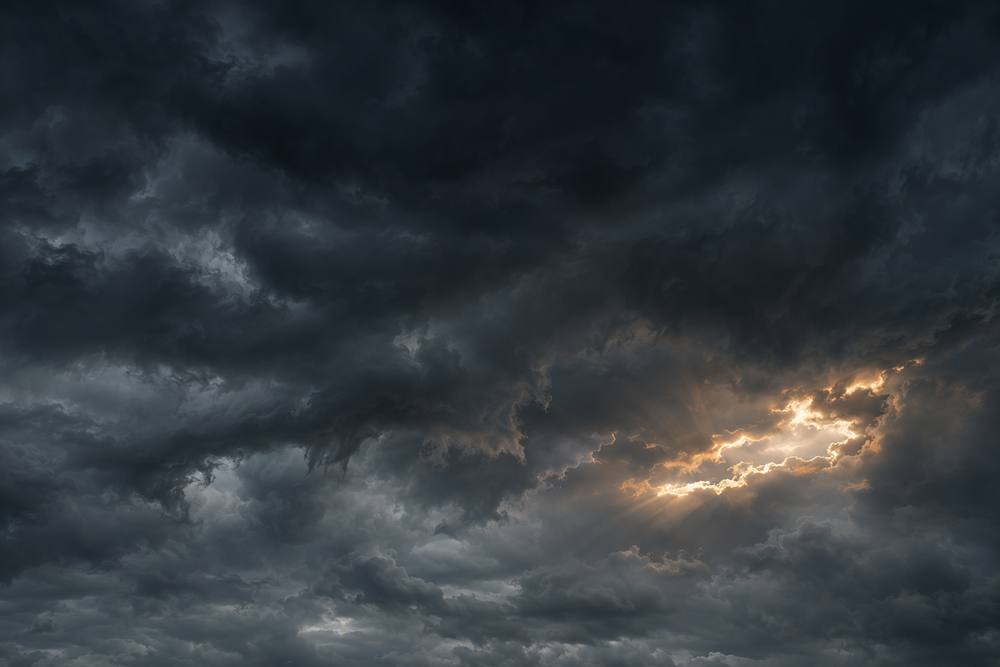
#> input picture assets-src/ribs/air/src/storm-1.png, 1000 x 667 px, shrunk from 1536 x 1024 before the run, found by its file name
$ python fine.py
#> lines starting #> are read from the running program, lines starting #| are printed output that depends on the picture
# The fine structure of the storm sky: the picture's brightness over its own local mean, as one grey picture.
# 128 is no change, 255 is twice the mean. The picture is smoothed a little first (its grain is not cloud), and round the
# break, where the local mean is bright, the map is flat: the break's lit edges, laid in small, read as veins in marble.
# Run from the repo's root: python3 assets-src/ribs/air/fine.py
import numpy as np
from PIL import Image, ImageFilter
src = Image.open('assets-src/ribs/air/src/storm-1.png').convert('L')
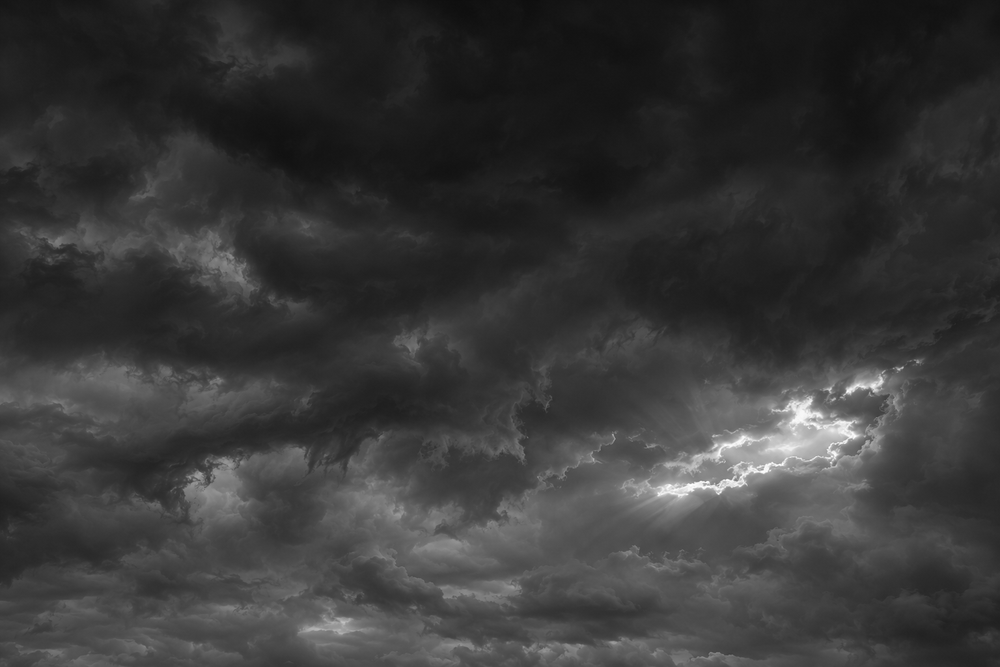
#> src: PIL image 1000x667 L; min 14, max 255, mean 55.7
a = np.asarray(src.filter(ImageFilter.GaussianBlur(1.6)), dtype=np.float32)
b = np.asarray(src.filter(ImageFilter.GaussianBlur(14)), dtype=np.float32)
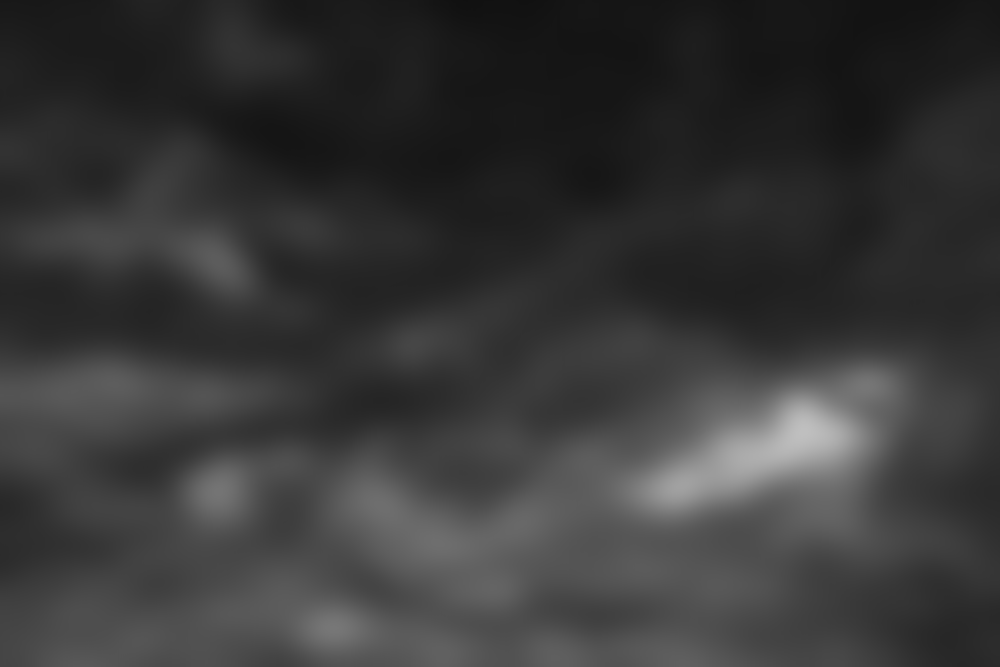
#> b: shape (667, 1000) float32; min 16, max 191, mean 55.7
ratio = np.clip((a + 2.0) / (b + 2.0), 0.6, 1.5)
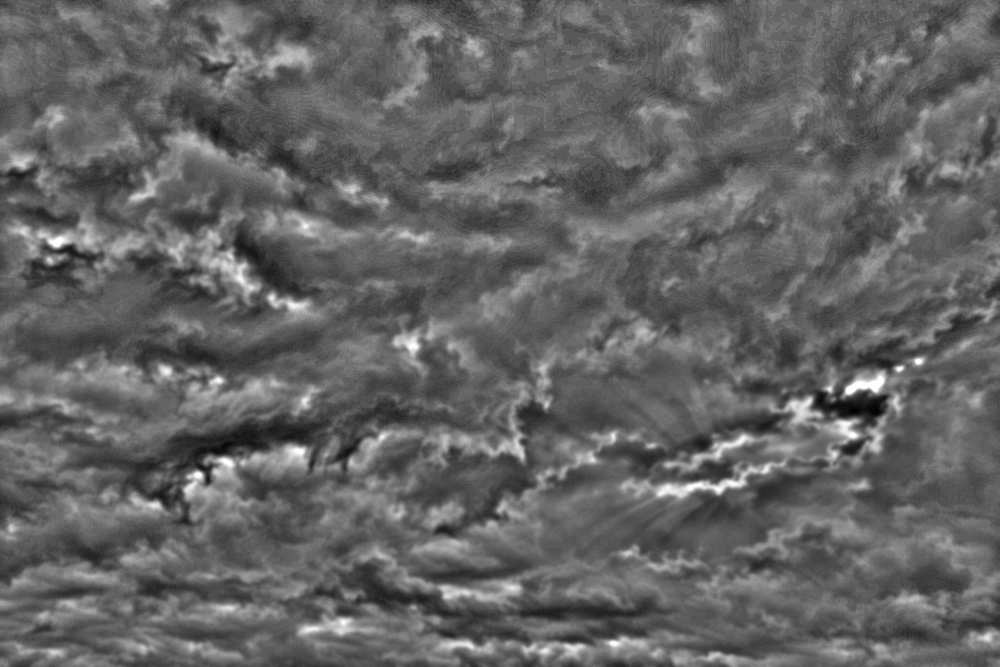
#> ratio: shape (667, 1000) float32; min 0.667, max 1.5, mean 0.994; drawn with min black and max white
dark = np.clip(1.0 - (b - 55.0) / 60.0, 0.0, 1.0)
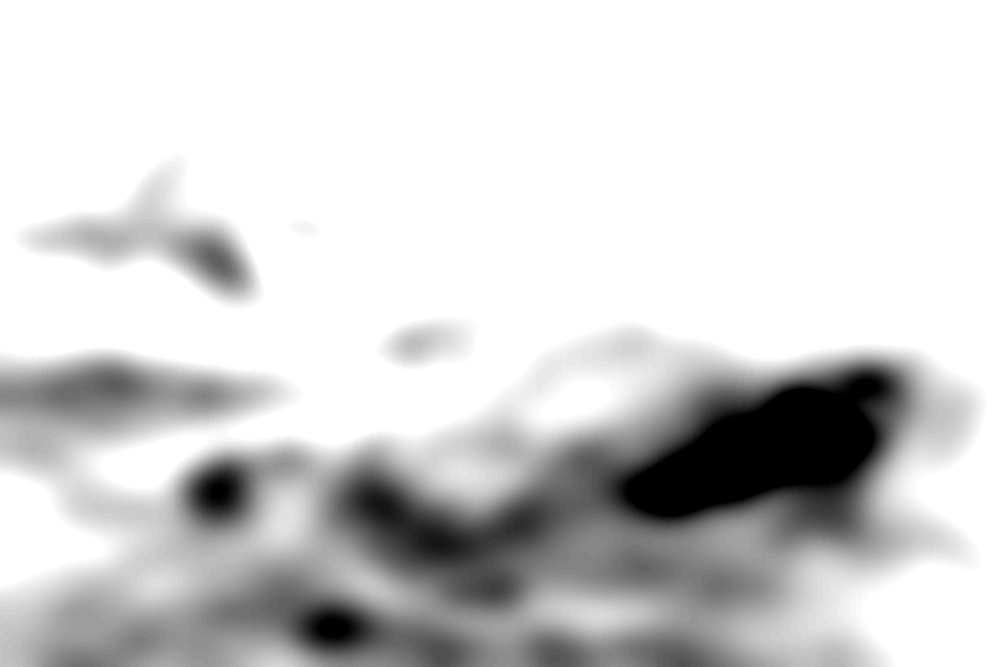
#> dark: shape (667, 1000) float32; min 0, max 1, mean 0.825
fine = np.clip(128.0 * (1.0 + 1.25 * dark * (ratio - 1.0)), 0, 255).astype(np.uint8)
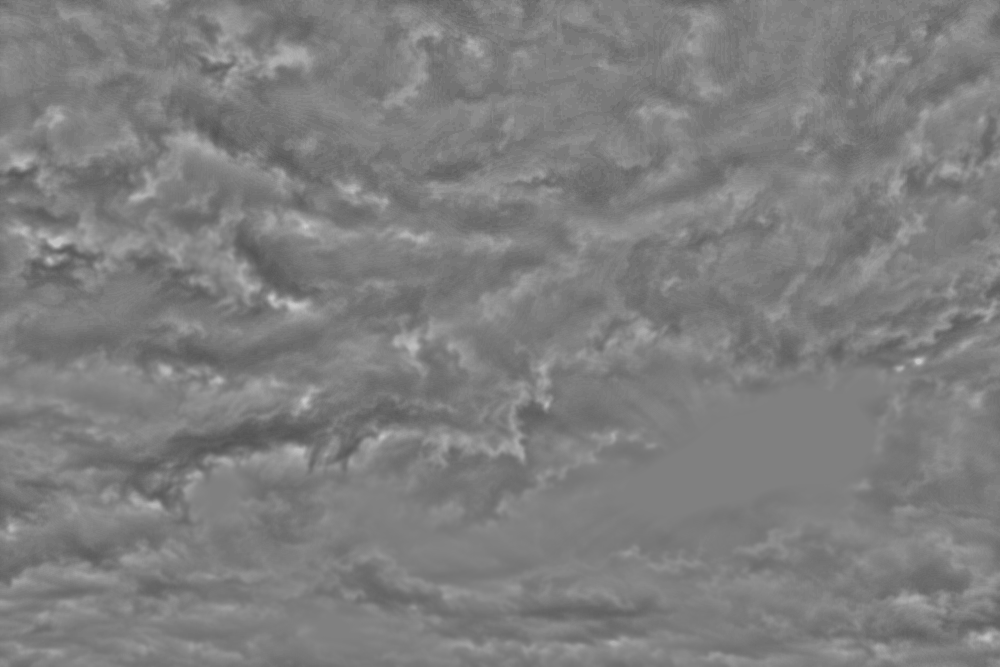
#> fine: shape (667, 1000); min 83, max 201, mean 126.1
Image.fromarray(fine, 'L').save('public/assets/ribs/air/storm-fine.jpg', quality=95)
